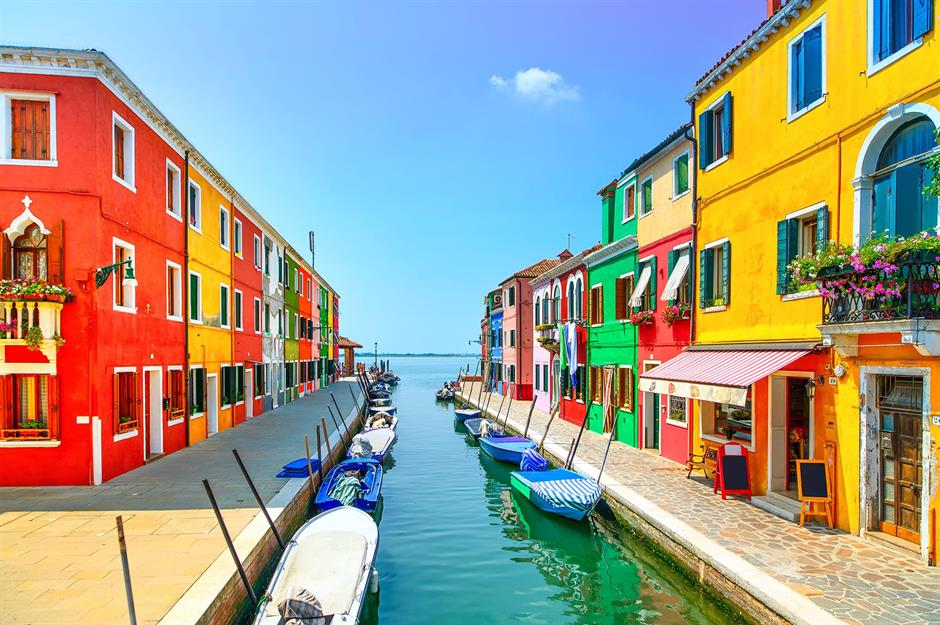
#> input picture italy.jpg, 940 x 625 px; its folder holds only this picture in this run; the run also reads 1 picture not shown here
$ python 'The Sparks Foundation Task 2.py'
#> lines starting #> are read from the running program, lines starting #| are printed output that depends on the picture
#!/usr/bin/env python
# coding: utf-8

# # The Sparks Foundation
# ### GRIP Septemer 2021 Batch
# ### Author: Teghpreet Singh Mago
# ### Task 2 : Color Identification in Images

# ### 1. Problem defintion
# Implement an image color detector which identifies all the colors in an image or video.
# ### 2. Libraries and Features
# For this project, We need sklearn for KMeans algorithm, matplotlib.pyplot for plotting graphs, numpy to work with arrays, cv2 to work with image data, collections to use Counter to count values, rgb2lab to convert RGB values and deltaE_cie76 to calculate similarity between colors

# ### Importing Libraries

# In[1]:


from sklearn.cluster import KMeans
import matplotlib.pyplot as plt
import numpy as np
import cv2
from collections import Counter
from skimage.color import rgb2lab, deltaE_cie76
import os

get_ipython().run_line_magic('matplotlib', 'inline')


# ### Working with OpenCV

# In[34]:


location = input('Enter Valid Image Location ')
#> the answer given: italy.jpg
image = cv2.imread(location)
#> image is the input picture: shape (625, 940, 3); mean B, G, R 139.9, 154.8, 156.1
print("The type of this input is {}".format(type(image)))
#| The type of this input is <class 'numpy.ndarray'>
print("Shape: {}".format(image.shape))
#| Shape: (625, 940, 3)
plt.imshow(image)


# Note that the image has different colors as compared to the original image. This is because by default OpenCV reads the images in the color order BLUE GREEN RED i.e. BGR. Thus, we need to convert it into REG GREEN BLUE i.e. RGB.

# ### Restoring the Original colours of the image

# In[35]:


image = cv2.cvtColor(image, cv2.COLOR_BGR2RGB)
print("The type of this input is {}".format(type(image)))
#| The type of this input is <class 'numpy.ndarray'>
print("Shape: {}".format(image.shape))
#| Shape: (625, 940, 3)
plt.imshow(image)


# ### Converting the image into grayscale (black and white)

# In[6]:


gray_image = cv2.cvtColor(image, cv2.COLOR_BGR2GRAY)
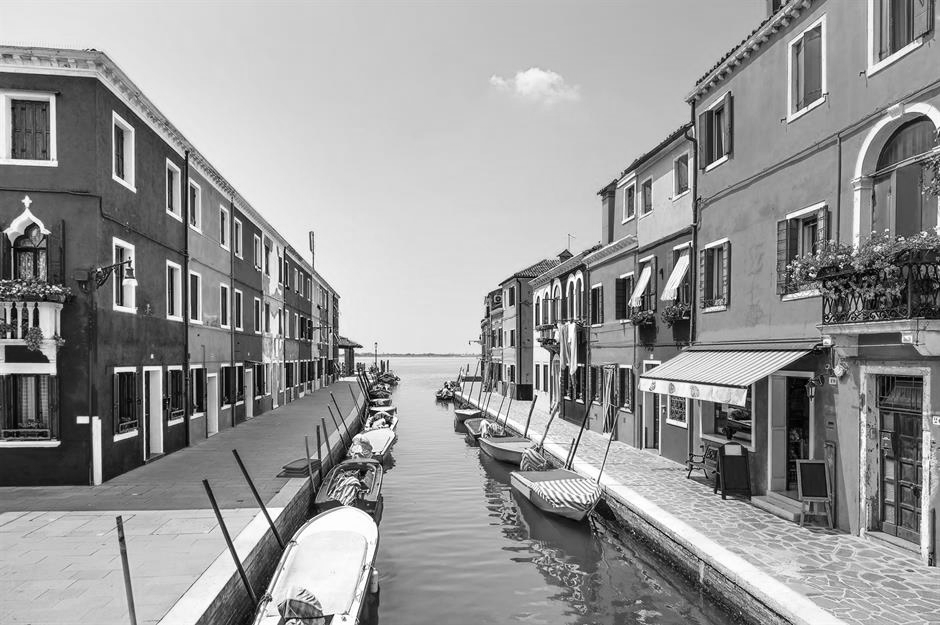
#> gray_image: shape (625, 940); min 0, max 255, mean 150.5
plt.imshow(gray_image, cmap='gray')


# ### Resizing the image to a certain size whenever the images are huge or when we are working with multiple images of different dimensions.

# In[17]:


resized_image = cv2.resize(image, (5000, 2000))
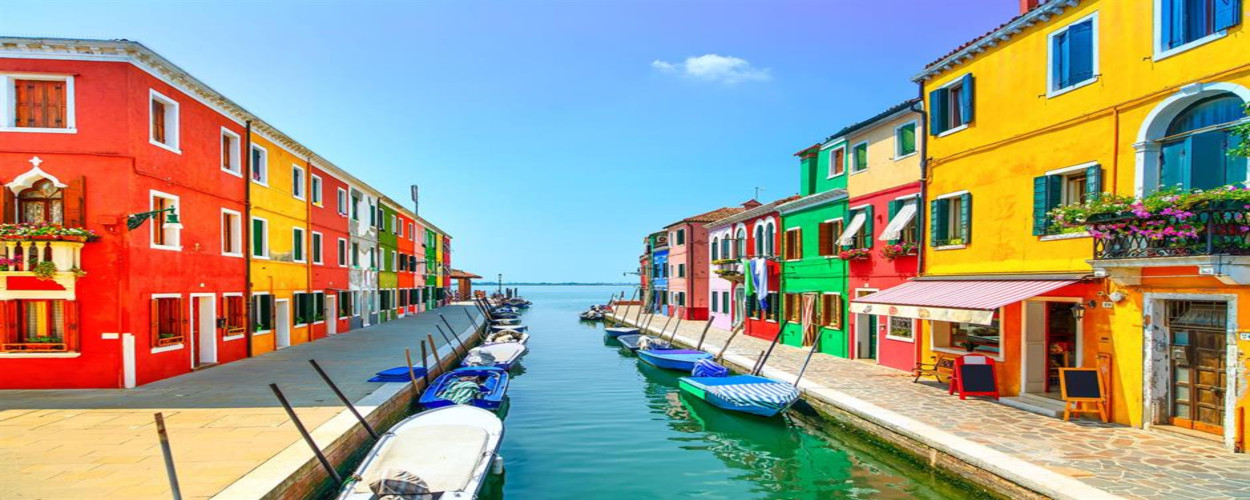
#> resized_image: shape (2000, 5000, 3) (shown at 1/4 size); mean R, G, B 156, 154.7, 139.8
plt.imshow(resized_image)


# In[18]:


def RGB2HEX(color):
    return "#{:02x}{:02x}{:02x}".format(int(color[0]), int(color[1]), int(color[2]))


# In[19]:


def get_image(image_path):
    image = cv2.imread(image_path)
    image = cv2.cvtColor(image, cv2.COLOR_BGR2RGB)
    return image


# In[36]:


def get_colors(image, number_of_colors, show_chart):

#> called with number_of_colors = 8, show_chart = True
    modified_image = cv2.resize(image, (600, 400), interpolation = cv2.INTER_AREA)
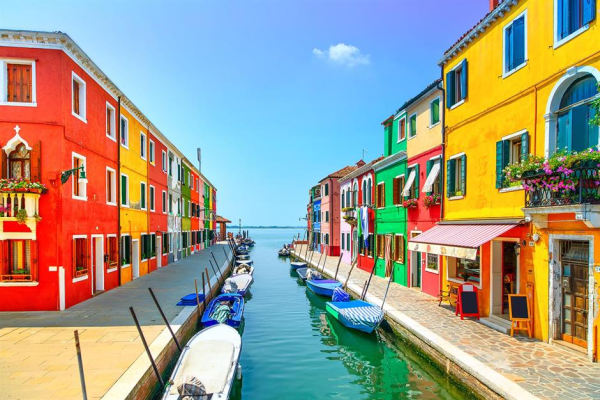
#> modified_image: shape (400, 600, 3); mean R, G, B 156.2, 154.8, 139.9
    modified_image = modified_image.reshape(modified_image.shape[0]*modified_image.shape[1], 3)

    clf = KMeans(n_clusters = number_of_colors)
    labels = clf.fit_predict(modified_image)

    counts = Counter(labels)
#> counts = {3: 67721, 7: 27967, 1: 28596, 2: 31006, 0: 28127, 4: 20676, 6: 19728, 5: 16179}

    # sort to ensure correct color percentage
    counts = dict(sorted(counts.items()))
#> counts = {0: 28127, 1: 28596, 2: 31006, 3: 67721, 4: 20676, 5: 16179, 6: 19728, 7: 27967}
    center_colors = clf.cluster_centers_

    # We get ordered colors by iterating through the keys
    ordered_colors = [center_colors[i] for i in counts.keys()]
#> ordered_colors = [[54.61, 65.35, 44.14], [224.2, 197.9, 152], [220.8, 63.03, 30.6], [135.1, 199.5, 249.1], [49.29, 144.6, 153.9], [234.6, 233.5, 225.3], [247, 195.1, 21.15], [137.4, 127.4, 104.3]]
    hex_colors = [RGB2HEX(ordered_colors[i]) for i in counts.keys()]
#> hex_colors = ['#36412c', '#e0c597', '#dc3f1e', '#87c7f9', '#319099', '#eae9e1', '#f7c315', '#897f68']
    rgb_colors = [ordered_colors[i] for i in counts.keys()]
#> rgb_colors has the same summary as ordered_colors

    if (show_chart):
        plt.figure(figsize = (8,8))
        plt.pie(counts.values(), labels = hex_colors, colors = hex_colors)
        plt.title('Distribution of different colours for a given image', fontsize=20)
        plt.legend(loc='best')
        plt.show()
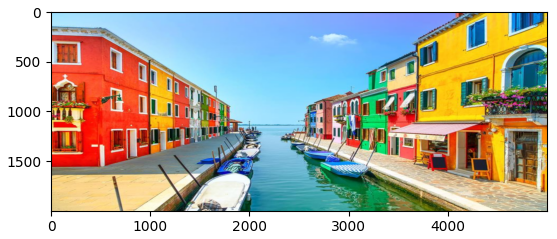
#> figure drawn by matplotlib, 1 panel; B, G, R data is drawn as R, G, B
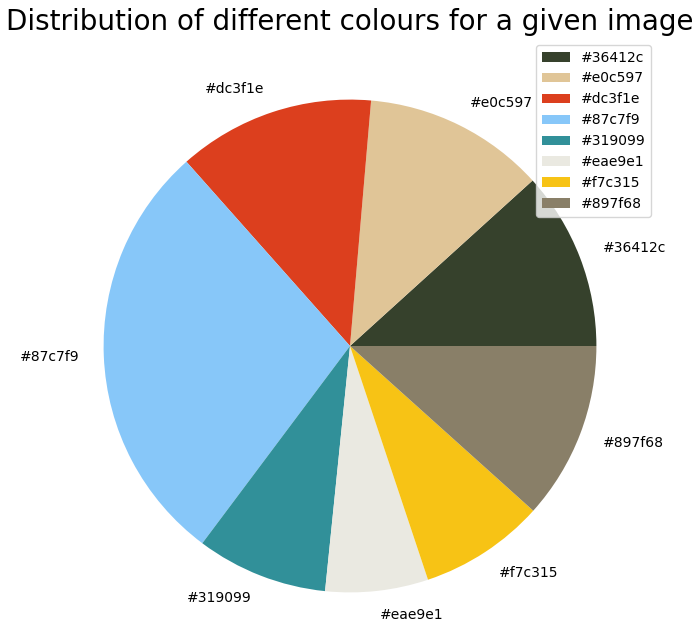
#> figure drawn by matplotlib, 1 panel

    return rgb_colors


# In[37]:


get_colors(get_image(location), 8, True)


# In[87]:


IMAGE_DIRECTORY = input('Enter Folder name where images are stored ')
#> the answer given: .
COLORS = {'GREEN': [0, 128, 0],'BLUE': [0, 0, 128],'YELLOW': [255, 255, 0], 'RED': [255,0,0]}
nature = []

for file in os.listdir(IMAGE_DIRECTORY):
    if not file.startswith('.'):
        nature.append(get_image(os.path.join(IMAGE_DIRECTORY, file)))
#> (the run stopped early here; a loop or call above may not have finished)
